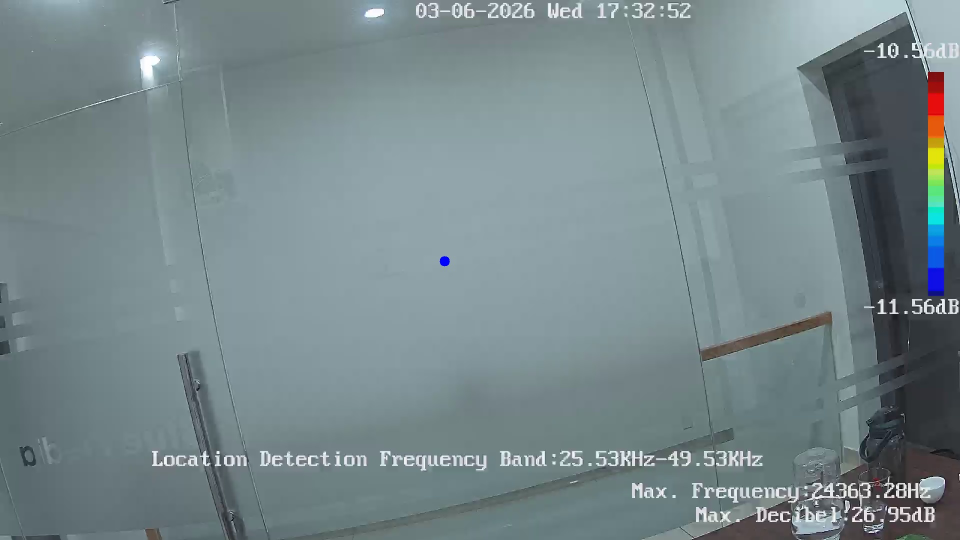
#> input picture scratch/debug_pd_frame.jpg, 1920 x 1080 px, given in place of camera_192_168_10_153_pd, which was not available (shown at 1/2 size)
$ python test_optimal_s_min.py
#> lines starting #> are read from the running program, lines starting #| are printed output that depends on the picture; after the words box and inside, x2 and y2 are one past the last pixel; in counts of white or black regions, pixels touching at a corner belong together; pictures that were not available may be replaced by others from this repository, and a replacement may not be noted
import cv2
import numpy as np

rtsp_url = "rtsp://localhost:8554/camera_192_168_10_153_pd"

cap = cv2.VideoCapture(rtsp_url)
if not cap.isOpened():
    print("Error: Could not open RTSP stream.")
    exit(1)
ret, frame = cap.read()
#> frame is the input picture: shape (1080, 1920, 3); mean B, G, R 138.9, 135.5, 119.2
cap.release()

if not ret:
    print("Error: Could not read frame.")
    exit(1)

h, w = frame.shape[:2]
#> h = 1080; w = 1920
scale = 320.0 / float(w)
#> scale = 0.167
small_w, small_h = int(w * scale), int(h * scale)
#> small_w = 320; small_h = 180
small = cv2.resize(frame, (small_w, small_h))
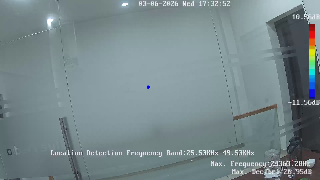
#> small: shape (180, 320, 3); mean B, G, R 138.9, 135.6, 119.2

hsv = cv2.cvtColor(small, cv2.COLOR_BGR2HSV)
#> hsv: shape (180, 320, 3); mean H, S, V 95.1, 39.2, 140

for s_min in [40, 50, 60, 70, 80]:
    mask = cv2.inRange(hsv, (0, s_min, 60), (180, 255, 255))

    # Apply masking
    mask[:, int(small_w * 0.90):] = 0
    mask[:int(small_h * 0.02), :] = 0
    mask[int(small_h * 0.98):, :] = 0

    cx_center = small_w // 2
    cy_center = small_h // 2
    mask[cy_center - 10:cy_center + 10, cx_center - 10:cx_center + 10] = 0

    kernel = np.ones((3, 3), np.uint8)
    mask = cv2.morphologyEx(mask, cv2.MORPH_OPEN, kernel)
    mask = cv2.morphologyEx(mask, cv2.MORPH_CLOSE, kernel)

    contours, _ = cv2.findContours(mask, cv2.RETR_EXTERNAL, cv2.CHAIN_APPROX_SIMPLE)

    valid_contours = []
    for c in contours:
        area = float(cv2.contourArea(c))
        if area >= 5:
            x, y, cw, ch = cv2.boundingRect(c)
            valid_contours.append((area, (x, y, cw, ch)))

    print(f"S_min = {s_min}: found {len(valid_contours)} valid contours")
    for area, bbox in valid_contours:
        print(f"  Area: {area:.1f}, BBox: {bbox}")
#> this loop made 5 passes
#> contours on passes 3 to 4: 2 contours, all with area under 20, [[[147, 86], [147, 88], [149, 88], [149, 86]]]
#> pass 1, `mask = cv2.inRange(hsv, (0, s_min, 60), (180, 255, 255))`:
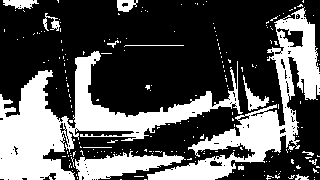
#> mask: shape (180, 320); 33.6% white; 213 white regions (199 under 20 px), largest, box (x1, y1, x2, y2) and area: (0, 51, 243, 180) 9303, (147, 7, 320, 180) 6712, (75, 151, 186, 180) 1676
#> pass 1, `mask = cv2.morphologyEx(mask, cv2.MORPH_OPEN, kernel)`:
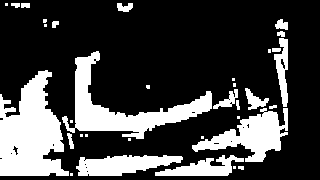
#> mask: shape (180, 320); 25.6% white; 34 white regions (15 under 20 px), largest, box (x1, y1, x2, y2) and area: (0, 70, 69, 176) 4767, (62, 51, 212, 139) 3573, (192, 108, 288, 162) 2276
#> pass 1, `mask = cv2.morphologyEx(mask, cv2.MORPH_CLOSE, kernel)`:
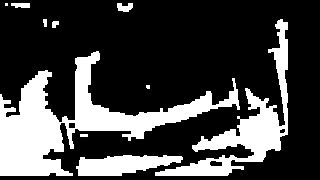
#> mask: shape (180, 320); 26.2% white; 10 white regions (2 under 20 px), largest, box (x1, y1, x2, y2) and area: (0, 51, 240, 176) 8823, (155, 19, 288, 176) 4429, (76, 155, 183, 176) 1528
#> pass 2, `mask = cv2.inRange(hsv, (0, s_min, 60), (180, 255, 255))`:
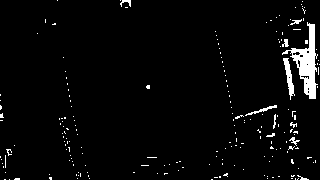
#> mask: shape (180, 320); 3.4% white; 201 white regions (190 under 20 px), largest, box (x1, y1, x2, y2) and area: (282, 22, 318, 99) 942, (283, 58, 295, 100) 197, (245, 105, 277, 116) 78
#> after the loop: mask: shape (180, 320); every value is 0
